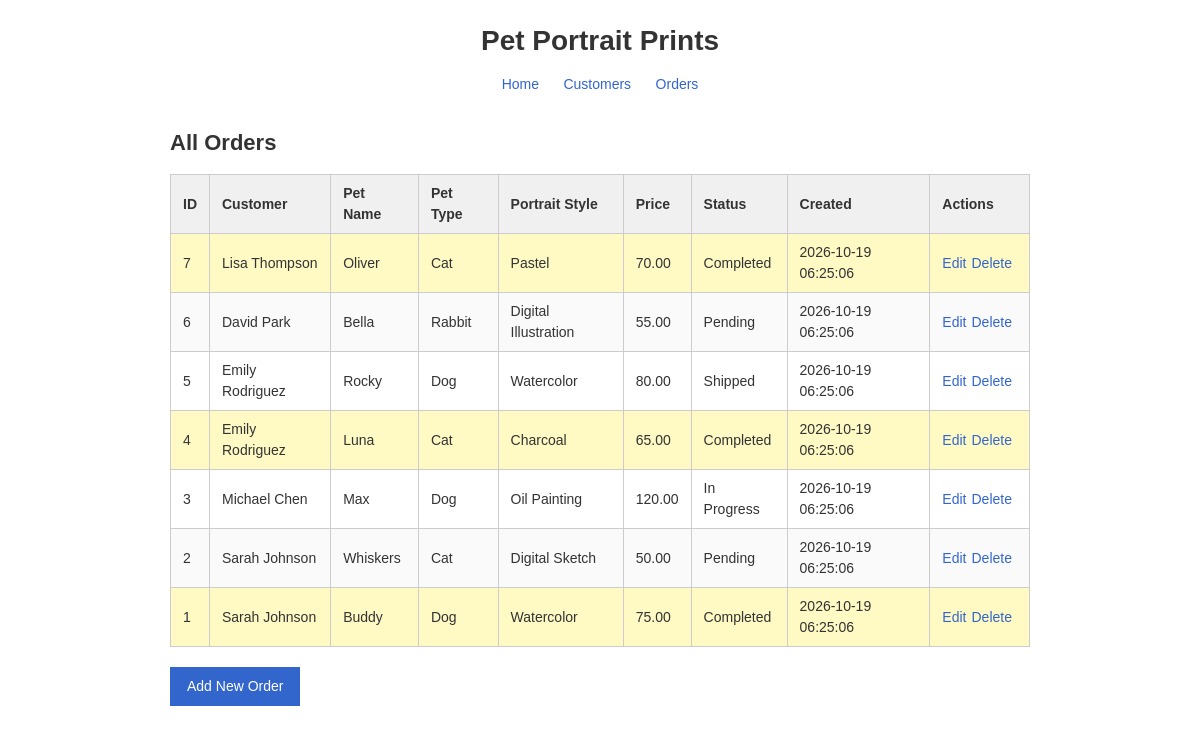
Screenshot of /orders/view_orders.php with the database file from the repository.
### tables this page shows
CREATE TABLE IF NOT EXISTS pet_portrait_orders (
    order_id       INT           NOT NULL AUTO_INCREMENT,
    customer_id    INT           NOT NULL,
    pet_name       VARCHAR(100)  NOT NULL,
    pet_type       VARCHAR(50)   NOT NULL,
    portrait_style VARCHAR(100)  NOT NULL,
    price          DECIMAL(10,2) NOT NULL,
    order_status   VARCHAR(30)   NOT NULL DEFAULT 'Pending',
    added_by       INT,
    updated_by     INT,
    created_at     TIMESTAMP     DEFAULT CURRENT_TIMESTAMP,
    updated_at     TIMESTAMP     DEFAULT CURRENT_TIMESTAMP ON UPDATE CURRENT_TIMESTAMP,
    PRIMARY KEY (order_id),
    CONSTRAINT fk_order_customer
        FOREIGN KEY (customer_id) REFERENCES customers(customer_id) ON DELETE CASCADE,
    CONSTRAINT fk_order_added_by
        FOREIGN KEY (added_by) REFERENCES users(user_id) ON DELETE SET NULL,
    CONSTRAINT fk_order_updated_by
        FOREIGN KEY (updated_by) REFERENCES users(user_id) ON DELETE SET NULL
);

CREATE TABLE IF NOT EXISTS customers (
    customer_id    INT           NOT NULL AUTO_INCREMENT,
    customer_name  VARCHAR(100)  NOT NULL,
    email          VARCHAR(150)  NOT NULL UNIQUE,
    phone          VARCHAR(20),
    added_by       INT,
    updated_by     INT,
    created_at     TIMESTAMP     DEFAULT CURRENT_TIMESTAMP,
    updated_at     TIMESTAMP     DEFAULT CURRENT_TIMESTAMP ON UPDATE CURRENT_TIMESTAMP,
    PRIMARY KEY (customer_id),
    CONSTRAINT fk_customer_added_by
        FOREIGN KEY (added_by) REFERENCES users(user_id) ON DELETE SET NULL,
    CONSTRAINT fk_customer_updated_by
        FOREIGN KEY (updated_by) REFERENCES users(user_id) ON DELETE SET NULL
);

### includes/db_connect.php (called while the page is built, shortened)
<?php
function escape($string)
{
    return htmlspecialchars($string ?? '', ENT_QUOTES, 'UTF-8');
}
?>

### orders/view_orders.php (the view, shortened to what this page needs)
<?php require_once __DIR__ . '/../includes/header.php'; ?>
<h2>All Orders</h2>
<table>
    <thead>
        <tr>
            <th>ID</th>
            <th>Customer</th>
            <th>Pet Name</th>
            <th>Pet Type</th>
            <th>Portrait Style</th>
            <th>Price</th>
            <th>Status</th>
            <th>Created</th>
            <th>Actions</th>
        </tr>
    </thead>
    <tbody>
        <?php
        $stmt = $pdo->query("
            SELECT o.*, c.customer_name
            FROM pet_portrait_orders o
            JOIN customers c ON o.customer_id = c.customer_id
            ORDER BY o.order_id DESC
        ");
        $orders = $stmt->fetchAll();
        foreach ($orders as $order) {
            $rowClass = ($order['order_status'] === 'Completed') ? ' class="status-completed"' : '';
            echo '<tr' . $rowClass . '>';
            echo '<td>' . escape($order['order_id']) . '</td>';
            echo '<td>' . escape($order['customer_name']) . '</td>';
            echo '<td>' . escape($order['pet_name']) . '</td>';
            echo '<td>' . escape($order['pet_type']) . '</td>';
            echo '<td>' . escape($order['portrait_style']) . '</td>';
            echo '<td>' . escape(number_format($order['price'], 2)) . '</td>';
            echo '<td>' . escape($order['order_status']) . '</td>';
            echo '<td>' . escape($order['created_at']) . '</td>';
            echo '<td class="action-links">';
            echo '<a class="link" href="edit_order.php?id=' . escape($order['order_id']) . '">Edit</a>';
            echo '<a class="link" href="delete_order.php?id=' . escape($order['order_id']) . '">Delete</a>';
            echo '</td>';
            echo '</tr>';
        }
        ?>
    </tbody>
</table>
<p><a class="button" href="add_order.php">Add New Order</a></p>
<?php require_once __DIR__ . '/../includes/footer.php'; ?>

### includes/header.php (shortened to what this page needs)
<?php require_once __DIR__ . '/../includes/db_connect.php'; ?>
<!DOCTYPE html>
<html lang="en">
<head>
    <link rel="stylesheet" href="<?php echo BASE_URL; ?>css/style.css">
</head>
<body>
<div class="container">
    <header>
        <h1>Pet Portrait Prints</h1>
        <nav>
            <a href="<?php echo BASE_URL; ?>index.php">Home</a>
            <a href="<?php echo BASE_URL; ?>customers/view_customers.php">Customers</a>
            <a href="<?php echo BASE_URL; ?>orders/view_orders.php">Orders</a>
        </nav>
    </header>
    <main>

### includes/footer.php
    </main>
</div>
</body>
</html>

### css/style.css (style rules this page uses)
* { margin: 0; padding: 0; box-sizing: border-box; }
body { background-color: #FFFFFF; color: #333333; font-family: Arial, Helvetica, sans-serif; line-height: 1.5; }
.container { max-width: 900px; margin: 0 auto; padding: 20px; }
header { text-align: center; margin-bottom: 30px; }
header h1 { font-size: 28px; margin-bottom: 10px; }
nav a { color: #3366CC; text-decoration: none; margin: 0 10px; font-size: 14px; }
main { background-color: #FFFFFF; min-height: 500px; }
h2 { font-size: 22px; margin-bottom: 15px; color: #333333; }
table { width: 100%; border-collapse: collapse; margin-bottom: 20px; }
th, td { border: 1px solid #CCCCCC; padding: 8px 12px; text-align: left; }
th { background-color: #F0F0F0; font-size: 14px; }
td { font-size: 14px; }
tr:nth-child(even) { background-color: #FAFAFA; }
a.button, input[type="submit"], button { background-color: #3366CC; color: #FFFFFF; border: 1px solid #3366CC; padding: 8px 16px; font-size: 14px; cursor: pointer; text-decoration: none; display: inline-block; }
a.link { color: #3366CC; text-decoration: none; }
.action-links { white-space: nowrap; }
.action-links a { margin-right: 5px; }
.status-completed { background-color: #FFF9C4 !important; }

### rows the page displays
pet_portrait_orders: order_id "7", customer.customer_name "Lisa Thompson", pet_name "Oliver", pet_type "Cat", portrait_style "Pastel", price "70.00", order_status "Completed", created_at "2026-10-19 06:25:06"
pet_portrait_orders: order_id "6", customer.customer_name "David Park", pet_name "Bella", pet_type "Rabbit", portrait_style "Digital Illustration", price "55.00", order_status "Pending", created_at "2026-10-19 06:25:06"
pet_portrait_orders: order_id "5", customer.customer_name "Emily Rodriguez", pet_name "Rocky", pet_type "Dog", portrait_style "Watercolor", price "80.00", order_status "Shipped", created_at "2026-10-19 06:25:06"
pet_portrait_orders: order_id "4", customer.customer_name "Emily Rodriguez", pet_name "Luna", pet_type "Cat", portrait_style "Charcoal", price "65.00", order_status "Completed", created_at "2026-10-19 06:25:06"
pet_portrait_orders: order_id "3", customer.customer_name "Michael Chen", pet_name "Max", pet_type "Dog", portrait_style "Oil Painting", price "120.00", order_status "In Progress", created_at "2026-10-19 06:25:06"
pet_portrait_orders: order_id "2", customer.customer_name "Sarah Johnson", pet_name "Whiskers", pet_type "Cat", portrait_style "Digital Sketch", price "50.00", order_status "Pending", created_at "2026-10-19 06:25:06"
pet_portrait_orders: order_id "1", customer.customer_name "Sarah Johnson", pet_name "Buddy", pet_type "Dog", portrait_style "Watercolor", price "75.00", order_status "Completed", created_at "2026-10-19 06:25:06"
